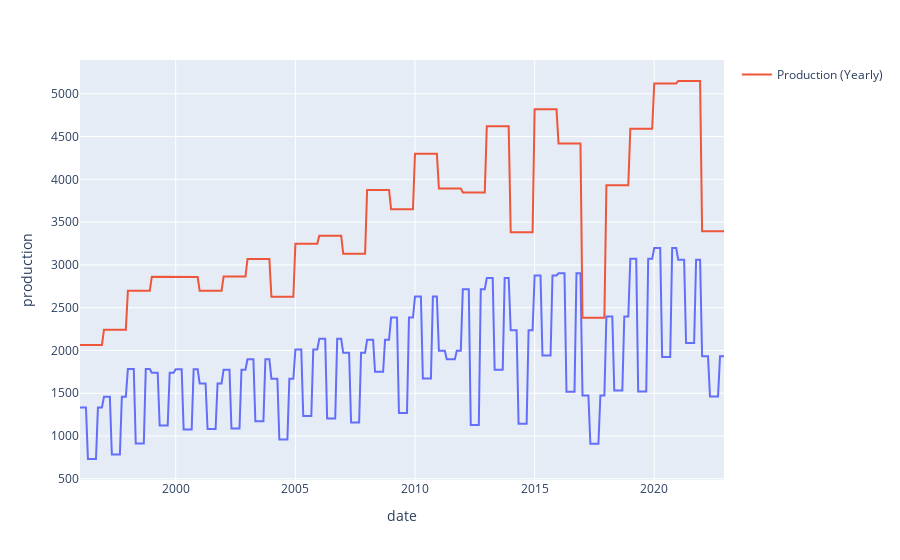

The notebook cell saved with this chart:
### Code cell
# Create Line plot
fig = px.line(df, x='date', y='production')
fig.add_scatter(x=df['date'], y=df['production_total'], name='Production (Yearly)')

# Add legend
fig.update_layout(showlegend=True)

# Display the plot
fig.show()

### Figure 1 — Plotly figure (JSON) as saved in the notebook; plotly's stock layout.template omitted (floating-point values rounded to 4 significant figures; data arrays with more than 128 entries replaced by an {"elided": "..."} marker saying what was removed)
{"data": [{"hovertemplate": "date=%{x}<br>production=%{y}<extra></extra>", "legendgroup": "", "line": {"color": "#636efa", "dash": "solid"}, "marker": {"symbol": "circle"}, "mode": "lines", "name": "", "orientation": "v", "showlegend": false, "type": "scatter", "x": {"elided": "324 str values"}, "xaxis": "x", "y": {"elided": "324 float values"}, "yaxis": "y"}, {"name": "Production (Yearly)", "type": "scatter", "x": {"elided": "324 str values"}, "y": {"elided": "324 float values"}}], "layout": {"legend": {"tracegroupgap": 0}, "margin": {"t": 60}, "showlegend": true, "xaxis": {"anchor": "y", "domain": [0, 1], "title": {"text": "date"}}, "yaxis": {"anchor": "x", "domain": [0, 1], "title": {"text": "production"}}}}
